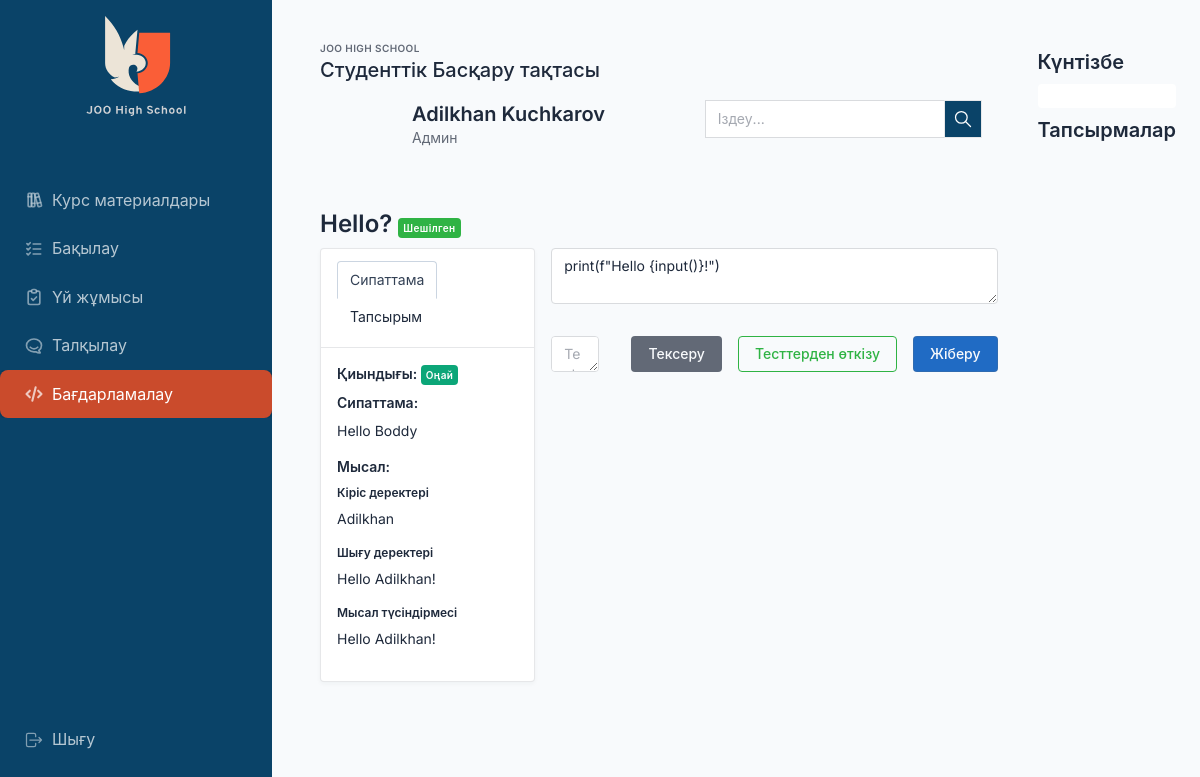
The page /problems/hello/ (signed in) on the database its author committed.
### users/models.py (models this page shows, shortened)
class User(AbstractUser):
    username = None
    email = models.EmailField(unique=True, verbose_name=_("Email Address"))
    first_name = models.CharField(_("first name"), max_length=150, blank=False)
    last_name = models.CharField(_("last name"), max_length=150, blank=False)
    USERNAME_FIELD = 'email'
    REQUIRED_FIELDS = []
    objects = UserManager()

class Profile(models.Model):
    user = models.OneToOneField(get_user_model(), on_delete=models.CASCADE, related_name="profile")
    picture = models.ImageField(upload_to="uploads/", default="default/default-picture.jpg")

### problems/models.py (models this page shows, shortened)
class Time(models.Model):
    created_at = models.DateTimeField(auto_now_add=True)
    updated_at = models.DateTimeField(auto_now=True)
    class Meta:
        abstract = True

class Problem(Time):
    class Difficulty(models.IntegerChoices):
        EASY = 1, _("Оңай")
        MEDIUM = 2, _("Орташа")
        HARD = 3, _("Қиын")
    title = models.CharField(max_length=128)
    slug = models.SlugField(unique=True)
    description = models.TextField(max_length=1000, null=True)
    ex_input = models.TextField(max_length=1000, null=True)
    ex_output = models.TextField(max_length=1000, null=True)
    ex_description = models.TextField(max_length=1000, null=True)
    difficulty = models.IntegerField(max_length=128, choices=Difficulty.choices, default=Difficulty.EASY)
    base_code = models.TextField(null=True, blank=True)
    points = models.PositiveSmallIntegerField(default=1)
    testcases_count = models.PositiveSmallIntegerField(default=0)
    time_limit = models.FloatField(default=3, help_text="Time limit in seconds")
    class Meta:
        verbose_name = _("Бағдаламалау Мәселесі")
        verbose_name_plural = _("Бағдарламалау Мәселелері")

class Submission(Time):
    user = models.ForeignKey(get_user_model(), on_delete=models.CASCADE)
    problem = models.ForeignKey(Problem, on_delete=models.CASCADE)
    source_code = models.TextField()
    avg_time = models.CharField(max_length=20, blank=True, null=True)
    avg_memory = models.IntegerField(blank=True, null=True)
    is_accepted = models.BooleanField(default=False)
    success_testcases = models.PositiveSmallIntegerField(default=0)

### problems/views.py (the view)
# urls.py: path('<slug:slug>/', views.problem_detail, name="problem-detail"),
def problem_detail(request, slug):
    problem = Problem.objects.get(slug=slug)
    return render(request, "problems/problem-detail.html", {'problem': problem,
                                                            'is_accepted': problem.submission_set.filter(
                                                                user=request.user, is_accepted=True).exists()})

### calendarapp/models/event.py (called while the page is built)
    def get_all_events(self):
        events = Event.objects.filter(is_active=True, is_deleted=False)
        return events

    def get_running_events(self):
        running_events = Event.objects.filter(
            is_active=True,
            is_deleted=False,
            end_time__gte=datetime.now().date(),
        ).order_by("start_time")
        return running_events

### diploma_backend/context_processors.py (called while the page is built, shortened)
def all_events(request):
    events = Event.objects.get_all_events()
    running_events = Event.objects.get_running_events()
    event_list = []
    return {"all_events": event_list, "events_obj": events, 'running_events': running_events}

### quiz_apps/quiz/templatetags/quiz_tags.py (called while the page is built)
@register.filter
def problem_is_accepted(problem, user):
    return Submission.objects.filter(problem=problem, user=user, is_accepted=True).exists()

@register.filter(name='has_group')
def has_group(user, group_name):
    return user.groups.filter(name=group_name).exists()

### templates/problems/problem-detail.html (shortened to what this page needs)
{% extends 'base/content.html' %}
{% load quiz_tags %}
{% block extracss %}
    <link rel="stylesheet" href="https://cdnjs.cloudflare.com/ajax/libs/codemirror/6.65.7/codemirror.min.css"
/>
    <link rel="stylesheet" href="https://cdnjs.cloudflare.com/ajax/libs/codemirror/6.65.7/theme/dracula.min.css"
/>
{% endblock %}
{% block body %}
    <h1><a href="{% url 'problems:problem-detail' problem.slug %}">
        {{ problem.title }}</a> {% if problem|problem_is_accepted:request.user %}
        <span class="badge bg-green">Шешілген</span>{% endif %}</h1>
    <div class="row">
        <div class="col col-md-4" id="desc_collapse">
            <div class="card">
                <div class="card-header">
                    <ul class="nav nav-tabs card-header-tabs" data-bs-toggle="tabs">
                        <li class="nav-item">
                            <a href="#tabs-home-ex1" class="nav-link active" data-bs-toggle="tab">Cипаттама</a>
                        </li>
                        <li class="nav-item">
                            <a href="#tabs-profile-ex1" class="nav-link" data-bs-toggle="tab">Тапсырым</a>
                        </li>
                    </ul>
                </div>
                <div class="card-body">
                    <div class="tab-content">
                        <div class="tab-pane active show" id="tabs-home-ex1">
                            <h4>Қиындығы: {% if problem.difficulty == 1 %}
                                <span class="badge bg-teal">{{ problem.get_difficulty_display }}</span>
                            {% elif problem.difficulty == 2 %}
                                <span class="badge bg-yellow">{{ problem.get_difficulty_display }}</span>
                            {% elif problem.difficulty == 3 %}
                                <span class="badge bg-danger">{{ problem.get_difficulty_display }}</span>
                            {% endif %} </h4>
                            <h4>Сипаттама:</h4>
                            <p>{{ problem.description|safe }}</p>
                            <h4>Мысал:</h4>
                            <h5>Кіріс деректері</h5>
                            <p>{{ problem.ex_input }}</p>
                            <h5>Шығу деректері</h5>
                            <p>{{ problem.ex_output }}</p>
                            <h5>Мысал түсіндірмесі</h5>
                            <p>{{ problem.ex_description }}</p>
                        </div>
                    </div>
                </div>
            </div>
        </div>
        <div class="col col-md-8">
            <form id="form_code" action="{% url 'problems:submit' problem.slug %}" method="post" class="form-row">
                {% if code %}
                    <textarea class="form-control" name="code" id="id_code" required>{{ code }}</textarea>
                {% elif problem.submission_set.exists %}
                    <textarea class="form-control" name="code" id="id_code"
                              required>{{ problem.submission_set.last.source_code }}</textarea>
                {% elif problem.base_code %}
                    <textarea class="form-control" name="code" id="id_code"
                              required>{{ problem.base_code }}</textarea>
                {% else %}
                    <textarea class="form-control" name="code" id="id_code" required></textarea>
                {% endif %}
                <div class="row">
                    <div class="col mt-4">
                            <textarea class="form-control" name="test" id="id_test" rows="1"
                                      placeholder="Test Input:">{% if input %}{{ input }}{% endif %}</textarea>
                    </div>
                    <div class="col col-auto">
                        <button type="submit" class="btn btn-primary mt-4 float-end ms-3">Жіберу</button>
                        <button type="submit" class="btn btn-outline-success mt-4 float-end ms-3" id="run-tests-btn"
                                data-action="{% url 'problems:run_tests' problem.slug %}">Тесттерден өткізу
                        </button>
                        <button type="submit" class="btn btn-secondary mt-4 float-end ms-3" id="run-test-btn"
                                data-action="{% url 'problems:test' problem.slug %}">Тексеру
                        </button>
                    </div>
                </div>
            </form>
        </div>
    </div>
{% endblock %}

### templates/base/content.html (shortened to what this page needs)
{% extends 'base/base.html' %}
{% load static %}
{% load humanize %}
{% load quiz_tags %}
{% block content %}
    <div class="wrapper">
        <aside class="navbar navbar-vertical navbar-expand-lg navbar-dark">
            <div class="container-fluid">
                <h1 class="navbar-brand navbar-brand-autodark">
                    <a href="/">
                        <img src="{% static 'images/logo-light.svg' %}" width="110" height="110" alt="Tabler"
                             class="navbar-brand-image">
                    </a>
                </h1>
                {% include 'base/sidebar.html' %}
            </div>
        </aside>
        <div class="page-wrapper">
            <div class="page-body">
                <div class="container-fluid">
                    <div class="row">
                        <div class="col px-4">
                            <div class="page-header d-print-none">
                                <div class="row align-items-center">
                                    <div class="col">
                                        <div class="page-pretitle">
                                            Joo high school
                                        </div>
                                        <h2 class="page-title">
                                            Студенттік Басқару тақтасы
                                        </h2>
                                    </div>
                                </div>
                            </div>
                            <div class="col">
                                <div class="">
                                    <div class="card-body">
                                        <div class="row g-3 align-items-start">
                                            <div class="col-auto">
                                                <span class="avatar avatar-md avatar-rounded bg-cyan"
                                                      style="background: url('{{ user.profile.picture.url }}') no-repeat center; background-size: cover;"></span>
                                            </div>
                                            <div class="col">
                                                <h2 class="m-0">
                                                    <a href="{% url 'users:profile' user.profile.id %}">{{ user.first_name }} {{ user.last_name }}</a>
                                                </h2>
                                                <div class="text-muted">
                                                    {% if request.user|has_group:"Moderators" %}
                                                        Модератор
                                                    {% elif request.user|has_group:"Students" %}
                                                        Оқушы
                                                    {% elif request.user|has_group:"Teachers" %}
                                                        Мұғалім
                                                    {% else %}
                                                        Админ
                                                    {% endif %}
                                                </div>
                                            </div>
                                            <div class="col">
                                                <div class="input-group mb-2 search-bar">
                                                    <input type="text" class="form-control" placeholder="Іздеу...">
                                                    <a class="btn p-2">
                                                    </a>
                                                </div>
                                            </div>
                                        </div>
                                    </div>
                                </div>
                            </div>
                            <div class="col mt-4">
                                {% block body %}
                                {% endblock %}
                            </div>
                        </div>
                        <div class="col-auto right-sidebar d-none d-md-block">
                            <h2><a href="{% url 'calendarapp:calendar' %}">Күнтізбе</a></h2>
                            <div class="d-flex align-items-center justify-content-end">
                                <div class="w-100 vanilla-calendar" id="calendar-kz-lang">
                                </div>
                            </div>
                            <h2 class="mt-2"><a href="{% url 'calendarapp:calendar' %}">Тапсырмалар</a></h2>
                        </div>
                    </div>
                </div>
            </div>
        </div>
    </div>
{% endblock %}

### static/calender/main.css (style rules this page uses)
:root { --fc-daygrid-event-dot-width: 8px; }
:root { --fc-list-event-dot-width: 10px; --fc-list-event-hover-bg-color: #f5f5f5; }

### static/css/core.css (style rules this page uses)
.navbar-brand-image { height: auto; }
.navbar-dark { --navbar-bg-color: #0a4368; background: var(--navbar-bg-color); }
@media (min-width: 992px) { .navbar-vertical.navbar-expand-lg { width: 17rem; } }
@media (min-width: 992px) { .navbar-expand-lg.navbar-vertical ~ .navbar, .navbar-expand-lg.navbar-vertical ~ .page-wrapper { margin-left: 17rem; } }
.right-sidebar { margin-top: 1.75rem; }
.search-bar > input, .search-bar > a { border-radius: 0; }
.search-bar > a { background-color: #0a4368; }

### rows shown on the page
User: first_name "Adilkhan", last_name "Kuchkarov"
Problem: title "Hello?", difficulty "Оңай", description "Hello Boddy", ex_input "Adilkhan", ex_output "Hello Adilkhan!", ex_description "Hello Adilkhan!", code "print(f\"Hello {input()}!\")"
